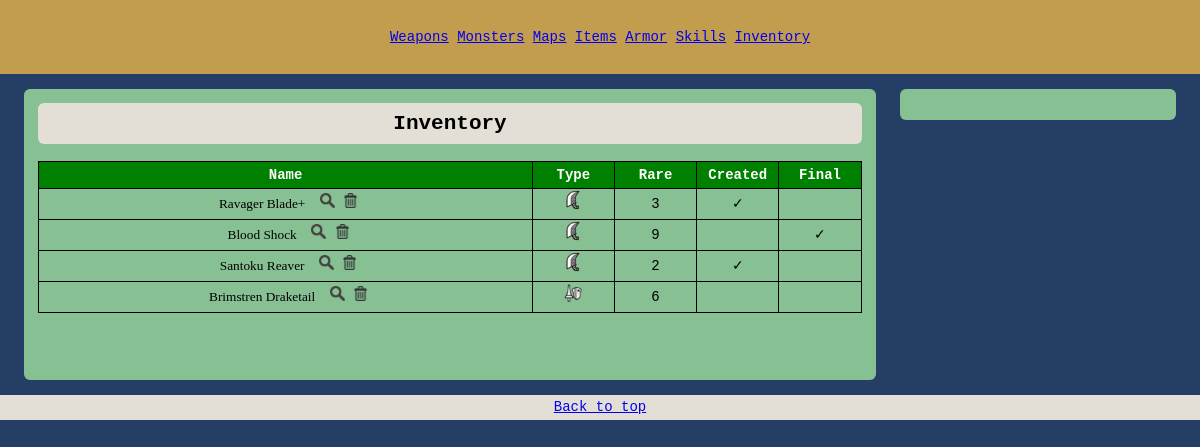
The page /inventory.php on the database its author committed.
### tables this page shows
CREATE TABLE IF NOT EXISTS `armory` (
  `id` int(5) NOT NULL,
  `weaponTypeId` int(5) NOT NULL,
  `name` varchar(80) NOT NULL,
  `created` int(1) NOT NULL,
  `final` int(1) NOT NULL,
  `rare` int(2) NOT NULL,
  PRIMARY KEY (`id`),
  UNIQUE KEY `id` (`id`),
  UNIQUE KEY `name` (`name`)
);

### assets/modules/inventory/query.php (called while the page is built)
<?php
    $sql = 'SELECT *
            FROM armory';
    $armoryTableResult = mysqli_query($mysqli,$sql) or die(mysqli_error($mysqli) . '; armory table error');
?>

### assets/modules/inventory/table.php (the view)
<table class='data wish'>
    <tr class='dataTh'>
        <th style='width: 60%;'>Name</th>
        <th style='width: 10%;'>Type</th>
        <th style='width: 10%;'>Rare</th>
        <th style='width: 10%;'>Created</th>
        <th style='width: 10%;'>Final</th>
    </tr>
    <?php
        while($row=mysqli_fetch_array($armoryTableResult))
        {
            if($row['created']==1){
                $created='&#x2713;';
            } else {
                $created='';
            }
            if($row['final']==1){
                $final='&#x2713;';
            } else {
                $final='';
            }
            echo("<tr>")
                .'<td>
                <input type="submit" name="weaponPath" value="'.$row['name'].'" class="button" > '
                . " <input type='image' name='searchClick' onclick = 'this.form.submit()' src=assets/resources/ui/search.png height='15' width='15'  value='".$row['name']."'>"
                . " <input type='image' name='armoryDelete' onclick = 'this.form.submit()' src=assets/resources/ui/delete.png height='15' width='15' value=".$row['id'].">
                </td>"
                .'<td><img src=assets/resources/weapons/'.$row['weaponTypeId'].'.png height="20" width="20"></td>'
                .'<td>'.$row['rare'].'</td>'
                .'<td>'.$created.'</td>'
                .'<td>'.$final.'</td>';
        }
    ?>
</table>

### inventory.php (shortened to what this page needs)
<!DOCTYPE html>
<html>
<head>
    <link rel="stylesheet" type="text/css" href="assets/stylesheets/main.css">
</head>
<body>
    <form method=POST name="form">
        <?php
            require_once('assets/modules/general/db_connect.php');
        ?>
        <div id='wrapper'>
            <div id='section'>
                <H2>Inventory</H2>
                <?php
                    require_once('assets/modules/inventory/query.php');
                    require_once('assets/modules/inventory/table.php');
                ?>
            </div>
            <div id='aside'>
            </div>
        </div>
        <div id='footer'>
            <a href='#top'>Back to top</a>
        </div>
    </form>
</body>
</html>

### assets/stylesheets/main.css (style rules this page uses)
html, body { margin:0; height:100%; font: 14px/24px "Source Code Pro", Inconsolata, "Lucida Console", Terminal, "Courier New", Courier; background:#253E66; }
h2 { background:#E3DFD7; border-radius: 6px; padding: 1%; margin: 1%; }
img { max-width: 96%; }
input, select { font-family: Lucida Console; }
.data, th, td { border: 1px solid black; max-width:98%; margin: 0 1%; border-collapse: collapse; margin-left:auto; margin-right:auto; }
.wish { min-width:98%; margin-bottom:5%; margin-top: 2%; }
.dataTh { background-color: green; color: white; }
#navigation { background:#C29D4E; padding: 25px; margin-bottom:15px; text-align: center; }
#aside, #section, #main { border-radius: 6px; text-align: center; padding:0.5%; background:#86C093; margin-right:2%; margin-left:2%; }
.button { border:none; background:#86C093; }
#wrapper { min-height:100%; position:relative; margin: 0 auto; overflow:auto; }
#aside { float: right; width: 22%; padding-bottom:25px; display: block; margin-left:1%; }
#section { float: left; width: 70%; padding-bottom:25px; display: block; margin-right:1%; }
#footer { width:100%; height:25px; position:relative; background:#E3DFD7; bottom:0; left:0; text-align: center; margin-top:15px; }

### rows shown on the page
armory: weaponPath "Ravager Blade+", rare "3", created "✓"
armory: weaponPath "Blood Shock", rare "9", final "✓"
armory: weaponPath "Santoku Reaver", rare "2", created "✓"
armory: weaponPath "Brimstren Draketail", shows a picture, rare "6"
